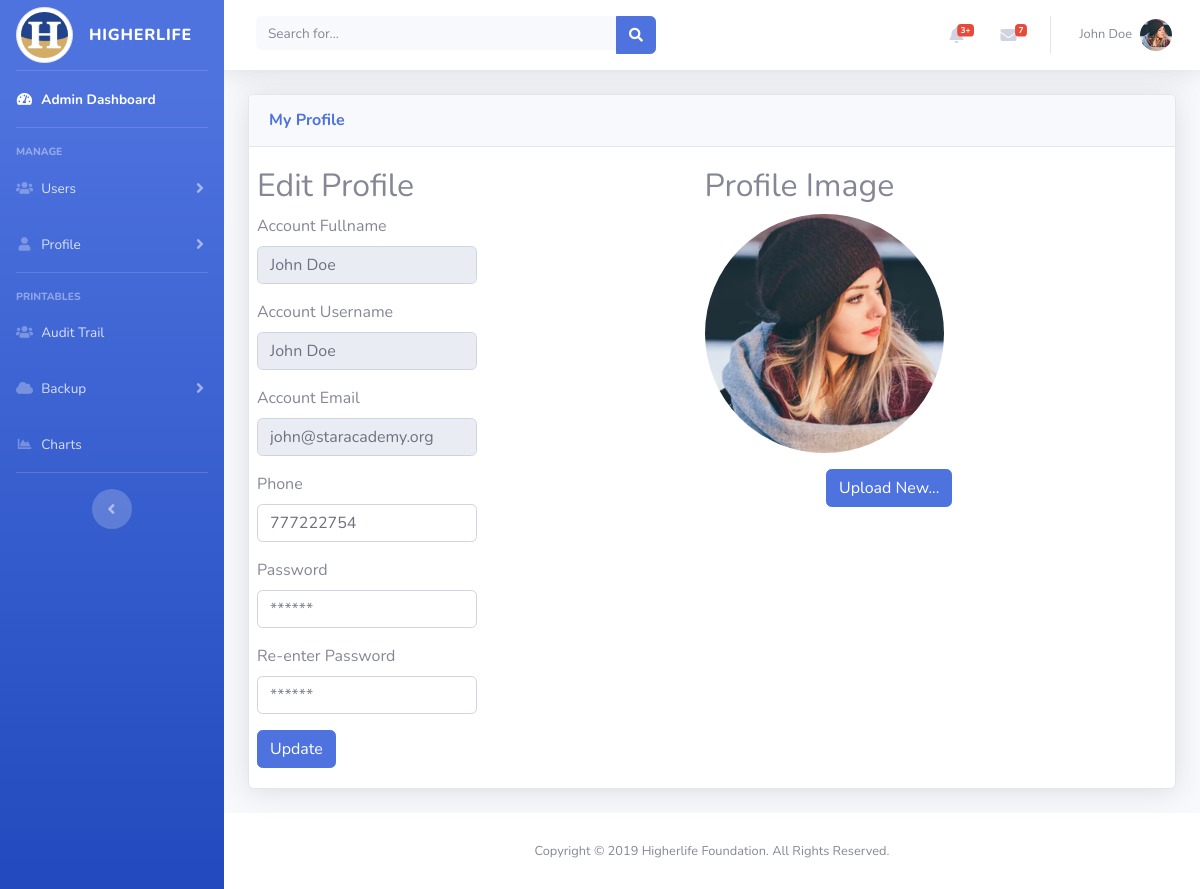
Screenshot of /admin/profile.php (signed in) with the database file from the repository.
### tables this page shows
CREATE TABLE IF NOT EXISTS `users` (
  `id` int(11) NOT NULL,
  `name` varchar(40) NOT NULL,
  `surname` varchar(40) NOT NULL,
  `email` varchar(40) NOT NULL,
  `sbu` varchar(40) NOT NULL,
  `cell_num` int(40) NOT NULL,
  `access_level` varchar(40) NOT NULL,
  `username` varchar(40) NOT NULL,
  `password` varchar(40) NOT NULL,
  `sex` varchar(40) NOT NULL
);

### admin/profile.php (the view, shortened to what this page needs)
<?php include ("conn.php");
if(isset($_SESSION['access']) && $_SESSION['fullname']  && $_SESSION['access']=="Admin") {
     ?>
<!DOCTYPE html>
<html lang="en">
<head>
  <link href="vendor/fontawesome-free/css/all.min.css" rel="stylesheet" type="text/css">
  <link href="css/sb-admin-2.min.css" rel="stylesheet">
  <link href="vendor/datatables/dataTables.bootstrap4.min.css" rel="stylesheet">
</head>
<body id="page-top">
  <div id="wrapper">
    <ul class="navbar-nav bg-gradient-primary sidebar sidebar-dark accordion" id="accordionSidebar">
      <a class="sidebar-brand d-flex align-items-center justify-content-center" href="index.php">
        <div class="sidebar-brand-icon rotate-n-0">
        <img class="img-thumbnail rounded-circle" src="img/hlf (2).png" width:60, height:60>
        </div>
        <div class="sidebar-brand-text mx-3">Higherlife   </div>
      </a>
      <hr class="sidebar-divider my-0">
      <li class="nav-item active">
        <a class="nav-link" href="index.php">
          <i class="fas fa-fw fa-tachometer-alt"></i>
          <span>Admin Dashboard</span></a>
      </li>
      <hr class="sidebar-divider">
      <div class="sidebar-heading">
        Manage
      </div>
      <li class="nav-item">
        <a class="nav-link collapsed" href="#" data-toggle="collapse" data-target="#collapseTwo" aria-expanded="true" aria-controls="collapseTwo">
          <i class="fas fa-fw fa-users"></i>
          <span>Users</span>
        </a>
      </li>
   <li class="nav-item">
        <a class="nav-link collapsed" href="#" data-toggle="collapse" data-target="#collapseUtilities" aria-expanded="true" aria-controls="collapseUtilities">
          <i class="fas fa-fw fa-user"></i>
          <span>Profile</span>
        </a>
      </li>
      <hr class="sidebar-divider">
      <div class="sidebar-heading">
        PRINTABLES
      </div>
  <li class="nav-item">
    <a class="nav-link" href="audit.php">
      <i class="fas fa-fw fa-users"></i>
      <span>Audit Trail</span></a>
  </li>
 <li class="nav-item">
        <a class="nav-link collapsed" href="#" data-toggle="collapse" data-target="#collapseData" aria-expanded="true" aria-controls="collapseData">
          <i class="fas fa-fw fa-cloud"></i>
          <span>Backup</span>
        </a>
      </li>
      <li class="nav-item">
        <a class="nav-link" href="charts.php">
          <i class="fas fa-fw fa-chart-area"></i>
          <span>Charts</span></a>
      </li>
      <hr class="sidebar-divider d-none d-md-block">
      <div class="text-center d-none d-md-inline">
        <button class="rounded-circle border-0" id="sidebarToggle"></button>
      </div>
    </ul>
    <div id="content-wrapper" class="d-flex flex-column">
      <div id="content">
        <nav class="navbar navbar-expand navbar-light bg-white topbar mb-4 static-top shadow">
          <form class="d-none d-sm-inline-block form-inline mr-auto ml-md-3 my-2 my-md-0 mw-100 navbar-search">
            <div class="input-group">
              <input type="text" class="form-control bg-light border-0 small" placeholder="Search for..." aria-label="Search" aria-describedby="basic-addon2">
              <div class="input-group-append">
                <button class="btn btn-primary" type="button">
                  <i class="fas fa-search fa-sm"></i>
                </button>
              </div>
            </div>
          </form>
          <ul class="navbar-nav ml-auto">
            <li class="nav-item dropdown no-arrow mx-1">
              <a class="nav-link dropdown-toggle" href="#" id="alertsDropdown" role="button" data-toggle="dropdown" aria-haspopup="true" aria-expanded="false">
                <i class="fas fa-bell fa-fw"></i>
                <span class="badge badge-danger badge-counter">3+</span>
              </a>
            </li>
            <li class="nav-item dropdown no-arrow mx-1">
              <a class="nav-link dropdown-toggle" href="#" id="messagesDropdown" role="button" data-toggle="dropdown" aria-haspopup="true" aria-expanded="false">
                <i class="fas fa-envelope fa-fw"></i>
                <span class="badge badge-danger badge-counter">7</span>
              </a>
            </li>
            <li class="nav-item dropdown no-arrow">
              <a class="nav-link dropdown-toggle" href="#" id="userDropdown" role="button" data-toggle="dropdown" aria-haspopup="true" aria-expanded="false">
                <span class="mr-2 d-none d-lg-inline text-gray-600 small"><?php echo $_SESSION['username'];?></span>
                <img class="img-profile rounded-circle" src="img/profile-image.png">
              </a>
            </li>
          </ul>
        </nav>
        <div class="container-fluid">
          <div class="card shadow mb-4">
            <div class="card-header py-3">
              <h6 class="m-0 font-weight-bold text-primary">My Profile</h6>
            </div>
            <div class="card-body">
        <div class="row tm-content-row tm-mt-big">
            <div class="tm-col tm-col-big">
                <div class="bg-white tm-block">
                    <div class="row">
                        <div class="col-12">
                            <h2 class="tm-block-title">Edit Profile</h2>
                        </div>
                    </div>
<?php $sql = "SELECT * FROM users WHERE username = '$_SESSION[username]' ";
      $query = $connection->query($sql);
      while($row = $query->fetch_assoc())
				{
          $email=$row['email'];
          $q1=$row['name'];
          $q2=$row['surname'];
          $full=$q1." ".$q2;
          $cell=$row['cell_num'];
          ?>
                    <div class="row">
                        <div class="col-12">
                            <form method="post" action="" >
                                <div class="form-group">
                                    <label for="name">Account Fullname</label>
                                    <input value="<?php echo  $full ;?>" id="fullname"   type="text" class="form-control " readonly>
                                </div>
                                <div class="form-group">
                                    <label for="name">Account Username</label>
                                    <input  id="username" name="username" value="<?php echo  $_SESSION['username']; ?>" type="text" class="form-control " readonly>
                                </div>
                                <div class="form-group">
                                    <label for="email">Account Email</label>
                                    <input  id="email" value="<?php echo $email ;?>" name="email" type="email" class="form-control "readonly>
                                </div>
                                <div class="form-group">
                                    <label for="phone">Phone</label>
                                    <input  id="phone" name="phone"  value="<?php echo $cell ;?>" type="tel" class="form-control ">
                                </div>
                                <div class="form-group">
                                    <label for="password">Password</label>
                                    <input placeholder="******" id="password" name="password" type="password" class="form-control validate">
                                </div>
                                <div class="form-group">
                                    <label for="password2">Re-enter Password</label>
                                    <input placeholder="******" id="password2" name="password2" type="password" class="form-control validate">
                                </div>
                                <div class="row">
                                    <div class="col-12 col-sm-4">
                                        <button type="submit" name="btnSubmit" class="btn btn-primary">Update
                                        </button>
                                    </div>
                                </div>
                            </form>
        <?php } ?>
                        </div>
                    </div>
                </div>
            </div>
            <div  class="col-md-3"></div>
            <div class="tm-col tm-col-big">
                <div class="bg-white tm-block">
                    <h2 class="tm-block-title">Profile Image</h2>
                    <img class="img-profile rounded-circle" src="img/profile-image.png"  alt="Profile Image" >
                    <div class="custom-file mt-3 mb-3">
                        <input type="button" class="btn btn-primary d-block mx-xl-auto" value="Upload New..." onclick="document.getElementById('fileInput').click();"
                        />
                    </div>
                </div>
            </div>
        </div>
            </div>
          </div>
        </div>
      </div>
      <footer class="sticky-footer bg-white">
        <div class="container my-auto">
          <div class="copyright text-center my-auto">
            <span>Copyright &copy;  2019 Higherlife Foundation. All Rights Reserved. </span>
          </div>
        </div>
      </footer>
    </div>
  </div>
</body>
</html>
<?php }
else{header('location:../index.php');} ?>

### rows the page displays
users: name+surname "John Doe", email "john@staracademy.org", phone "777222754"

### other values shown
$_SESSION['username'] "John Doe"
